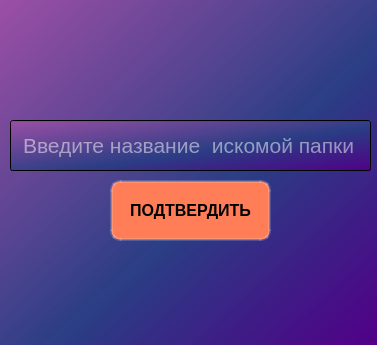
<?xml version="1.0" encoding="UTF-8"?>
<ui version="4.0">
 <class>Dialog</class>
 <widget class="QDialog" name="Dialog">
  <property name="geometry">
   <rect>
    <x>0</x>
    <y>0</y>
    <width>377</width>
    <height>345</height>
   </rect>
  </property>
  <property name="windowTitle">
   <string>Dialog</string>
  </property>
  <property name="styleSheet">
   <string notr="true">background-color: qlineargradient(spread:pad, x1:1, y1:1, x2:0, y2:0, stop:0 rgba(81, 0, 135, 255), stop:0.427447 rgba(41, 61, 132, 235), stop:1 rgba(155, 79, 165, 255))</string>
  </property>
  <widget class="QPushButton" name="btn_conf_folder">
   <property name="geometry">
    <rect>
     <x>110</x>
     <y>180</y>
     <width>161</width>
     <height>61</height>
    </rect>
   </property>
   <property name="font">
    <font>
     <pointsize>12</pointsize>
     <weight>75</weight>
     <bold>true</bold>
    </font>
   </property>
   <property name="styleSheet">
    <string notr="true">color: rgb(0, 0, 0);
font-weight: bold;
font-size: 12pt;
background-color:rgb(255, 126, 87);
border: 3px solid rgba(255,255,255,40);
border-radius: 10px;</string>
   </property>
   <property name="text">
    <string>ПОДТВЕРДИТЬ</string>
   </property>
   <property name="iconSize">
    <size>
     <width>32</width>
     <height>32</height>
    </size>
   </property>
  </widget>
  <widget class="QLineEdit" name="line_conf_folder">
   <property name="geometry">
    <rect>
     <x>10</x>
     <y>120</y>
     <width>361</width>
     <height>51</height>
    </rect>
   </property>
   <property name="styleSheet">
    <string notr="true">font-size: 16pt;
color: white;
padding-left: 10px;</string>
   </property>
   <property name="text">
    <string/>
   </property>
   <property name="placeholderText">
    <string>Введите название  искомой папки</string>
   </property>
  </widget>
 </widget>
 <resources>
  <include location="res-rc.qrc"/>
 </resources>
 <connections/>
</ui>
